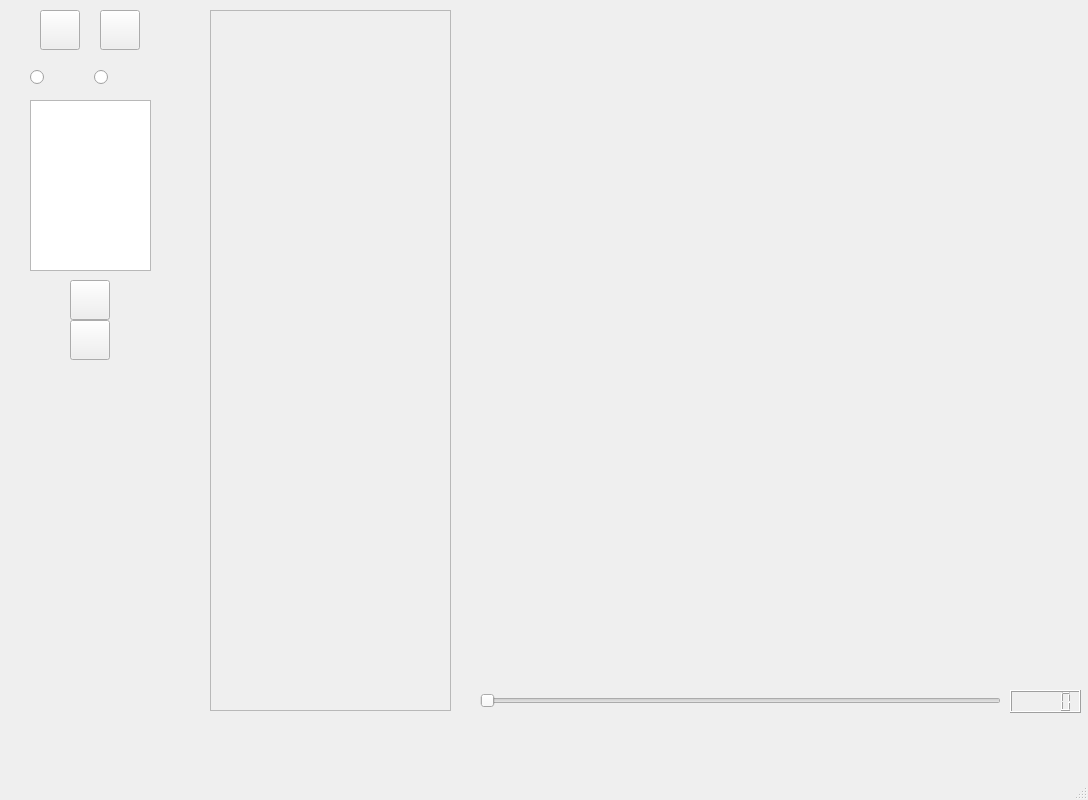
<?xml version="1.0" encoding="UTF-8"?>
<ui version="4.0">
 <class>MainWindow</class>
 <widget class="QMainWindow" name="MainWindow">
  <property name="geometry">
   <rect>
    <x>0</x>
    <y>0</y>
    <width>1088</width>
    <height>800</height>
   </rect>
  </property>
  <property name="windowTitle">
   <string>MainWindow</string>
  </property>
  <widget class="QWidget" name="centralwidget">
   <widget class="MatplotlibWidget" name="matplotlibwidget_static" native="true">
    <property name="geometry">
     <rect>
      <x>480</x>
      <y>30</y>
      <width>601</width>
      <height>651</height>
     </rect>
    </property>
   </widget>
   <widget class="MatplotlibWidget" name="matplotlibwidget_static_2" native="true">
    <property name="geometry">
     <rect>
      <x>270</x>
      <y>20</y>
      <width>781</width>
      <height>571</height>
     </rect>
    </property>
   </widget>
   <widget class="QSlider" name="horizontalSlider">
    <property name="geometry">
     <rect>
      <x>480</x>
      <y>690</y>
      <width>521</width>
      <height>22</height>
     </rect>
    </property>
    <property name="orientation">
     <enum>Qt::Horizontal</enum>
    </property>
   </widget>
   <widget class="QLCDNumber" name="lcdNumber">
    <property name="geometry">
     <rect>
      <x>1010</x>
      <y>690</y>
      <width>71</width>
      <height>23</height>
     </rect>
    </property>
   </widget>
   <widget class="QScrollArea" name="scrollArea">
    <property name="geometry">
     <rect>
      <x>210</x>
      <y>10</y>
      <width>241</width>
      <height>701</height>
     </rect>
    </property>
    <property name="widgetResizable">
     <bool>true</bool>
    </property>
    <widget class="QWidget" name="scrollAreaWidgetContents">
     <property name="geometry">
      <rect>
       <x>0</x>
       <y>0</y>
       <width>239</width>
       <height>699</height>
      </rect>
     </property>
    </widget>
   </widget>
   <widget class="QPushButton" name="wyChooseFile">
    <property name="geometry">
     <rect>
      <x>40</x>
      <y>10</y>
      <width>40</width>
      <height>40</height>
     </rect>
    </property>
    <property name="text">
     <string/>
    </property>
    <property name="icon">
     <iconset>
      <normalon>:/pic/img/folder.png</normalon>
     </iconset>
    </property>
    <property name="iconSize">
     <size>
      <width>30</width>
      <height>30</height>
     </size>
    </property>
    <property name="autoDefault">
     <bool>false</bool>
    </property>
   </widget>
   <widget class="QPushButton" name="wyShowArchitecture">
    <property name="geometry">
     <rect>
      <x>100</x>
      <y>10</y>
      <width>40</width>
      <height>40</height>
     </rect>
    </property>
    <property name="text">
     <string/>
    </property>
    <property name="icon">
     <iconset resource="img.qrc">
      <normaloff>:/pic/img/biology.png</normaloff>:/pic/img/biology.png</iconset>
    </property>
    <property name="iconSize">
     <size>
      <width>30</width>
      <height>30</height>
     </size>
    </property>
   </widget>
   <widget class="QPushButton" name="wySubsetSelection">
    <property name="geometry">
     <rect>
      <x>70</x>
      <y>320</y>
      <width>40</width>
      <height>40</height>
     </rect>
    </property>
    <property name="text">
     <string/>
    </property>
    <property name="icon">
     <iconset>
      <normalon>:/pic/img/microscope.png</normalon>
     </iconset>
    </property>
    <property name="iconSize">
     <size>
      <width>30</width>
      <height>30</height>
     </size>
    </property>
   </widget>
   <widget class="QPushButton" name="wyPlot">
    <property name="geometry">
     <rect>
      <x>70</x>
      <y>280</y>
      <width>40</width>
      <height>40</height>
     </rect>
    </property>
    <property name="text">
     <string/>
    </property>
    <property name="icon">
     <iconset>
      <normalon>:/pic/img/brush.png</normalon>
     </iconset>
    </property>
    <property name="iconSize">
     <size>
      <width>30</width>
      <height>30</height>
     </size>
    </property>
   </widget>
   <widget class="QListView" name="listView">
    <property name="geometry">
     <rect>
      <x>30</x>
      <y>100</y>
      <width>121</width>
      <height>171</height>
     </rect>
    </property>
   </widget>
   <widget class="QWidget" name="">
    <property name="geometry">
     <rect>
      <x>30</x>
      <y>60</y>
      <width>122</width>
      <height>36</height>
     </rect>
    </property>
    <layout class="QHBoxLayout" name="horizontalLayout">
     <item>
      <widget class="QRadioButton" name="radioButton">
       <property name="text">
        <string/>
       </property>
       <property name="icon">
        <iconset>
         <normalon>:/pic/img/funnel.png</normalon>
        </iconset>
       </property>
       <property name="iconSize">
        <size>
         <width>30</width>
         <height>30</height>
        </size>
       </property>
      </widget>
     </item>
     <item>
      <widget class="QRadioButton" name="radioButton_2">
       <property name="text">
        <string/>
       </property>
       <property name="icon">
        <iconset>
         <normalon>:/pic/img/layers.png</normalon>
        </iconset>
       </property>
       <property name="iconSize">
        <size>
         <width>30</width>
         <height>30</height>
        </size>
       </property>
      </widget>
     </item>
    </layout>
   </widget>
  </widget>
  <widget class="QMenuBar" name="menubar">
   <property name="geometry">
    <rect>
     <x>0</x>
     <y>0</y>
     <width>1088</width>
     <height>23</height>
    </rect>
   </property>
  </widget>
  <widget class="QStatusBar" name="statusbar"/>
 </widget>
 <customwidgets>
  <customwidget>
   <class>MatplotlibWidget</class>
   <extends>QWidget</extends>
   <header location="global">matplotlibwidget.h</header>
   <container>1</container>
  </customwidget>
 </customwidgets>
 <resources>
  <include location="img.qrc"/>
 </resources>
 <connections/>
</ui>
